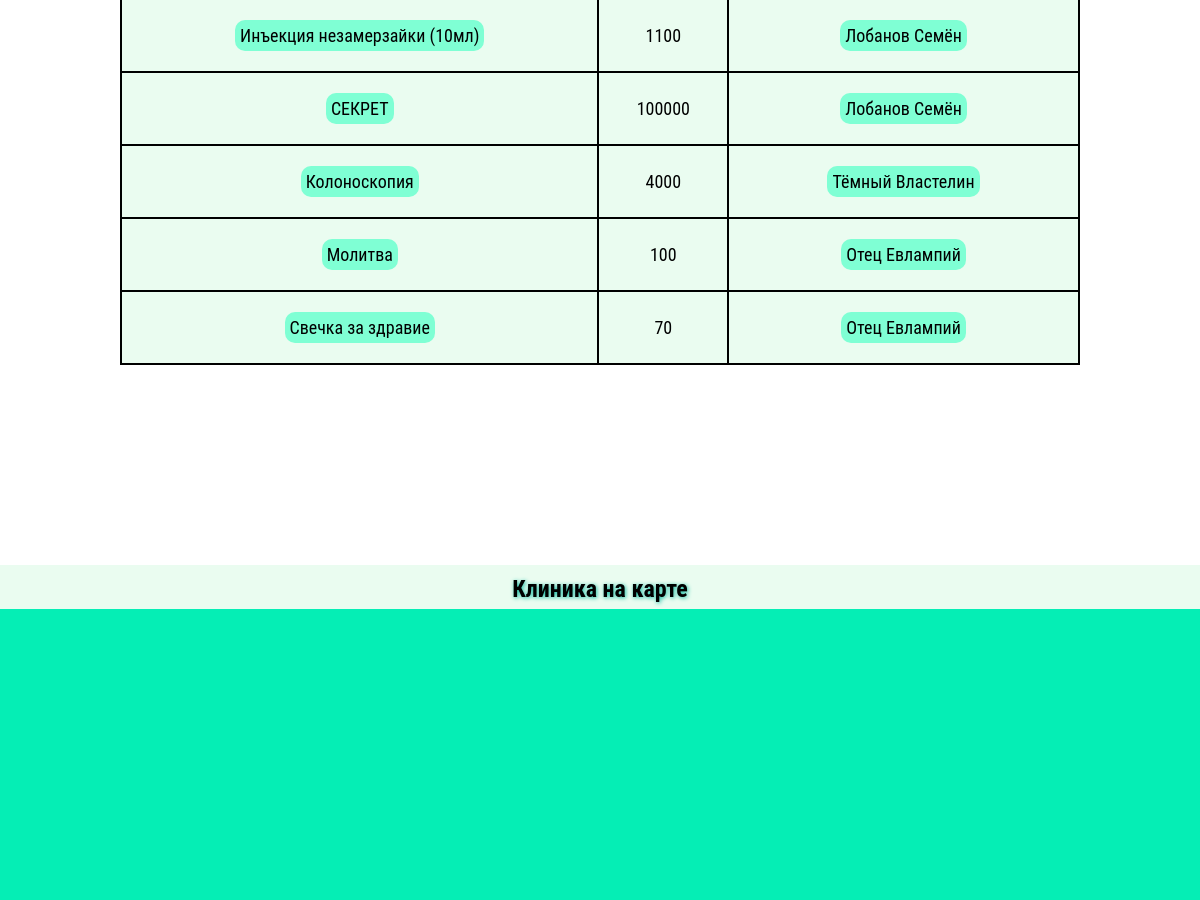
The app's page /услуги (middle part), older data.
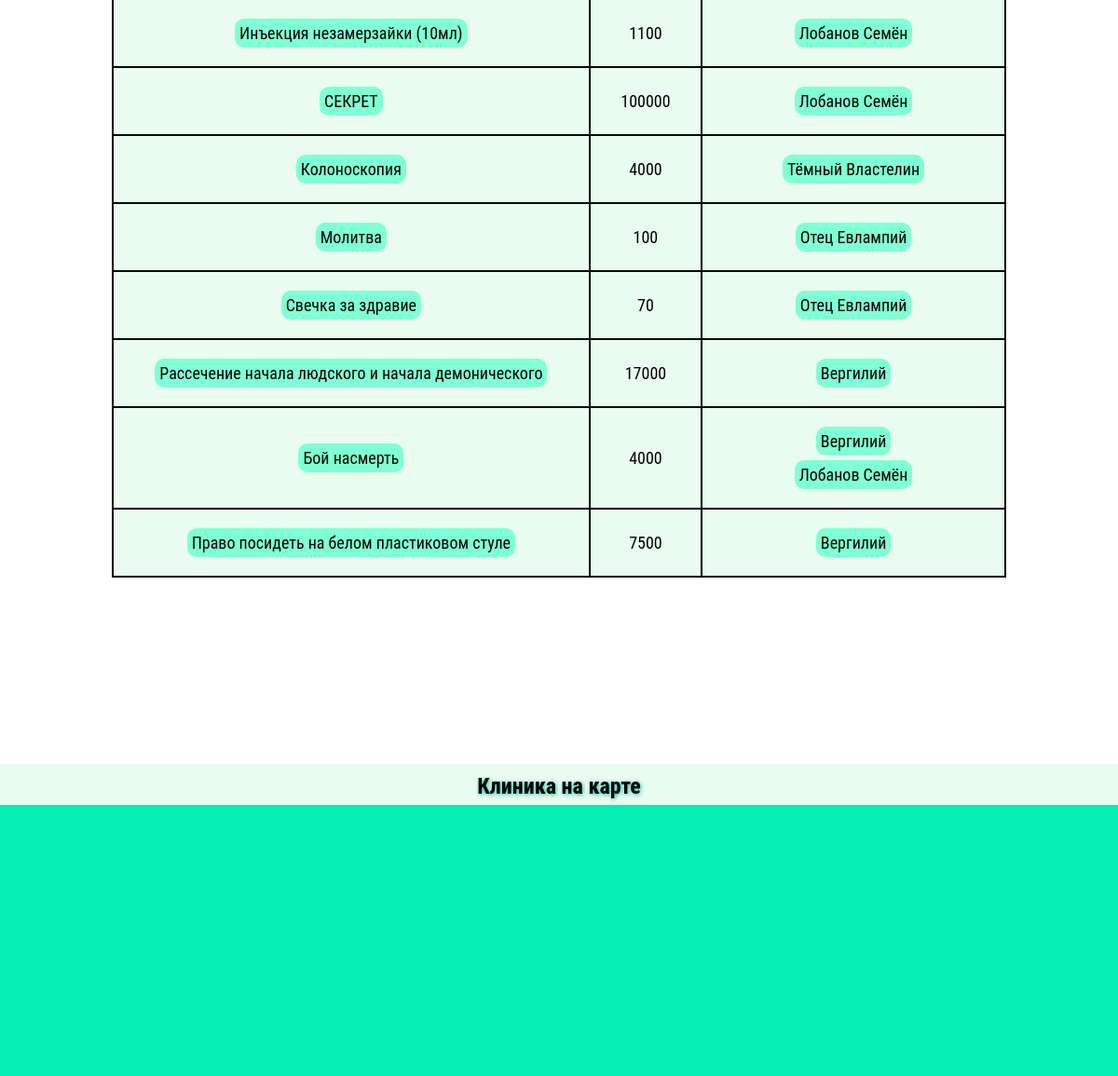
The same page, newer data.
### main/models.py (models this page shows, shortened)
class Service(models.Model):
    name = models.CharField('Название процедуры', max_length=300)
    price = models.IntegerField('Цена, руб.')
    slug = models.SlugField('Ссылка, которая будет вести к услуге. Это поле заполняется само, не нужно его трогать. Вписав сюда что-то, вы ничего не испортите, но и лучше от этого не станет.', blank=True, allow_unicode=True)
    def get_absolute_url(self):
        return reverse('service', kwargs={'service_slug': self.slug})
    class Meta:
        verbose_name = 'Услуга'
        verbose_name_plural = 'Услуги'

class Doctor(models.Model):
    name = models.CharField('Фамилия, имя и отчество врача', max_length=150, unique=True)
    picture = models.FileField('Фото врача', upload_to='doctors_pictures/%Y/%m/%d')
    speciality = models.CharField('Специализация', max_length=300)
    experience = models.CharField('Стаж работы', max_length=100)
    education = models.TextField('Образование')
    additional_qualification = models.TextField('Повышение квалификации', blank=True)
    services = models.ManyToManyField(Service, verbose_name='Услуги')
    slug = models.SlugField('Ссылка, которая будет вести к врачу. Это поле заполняется само, не нужно его трогать. Вписав сюда что-то, вы ничего не испортите, но и лучше от этого не станет.', blank=True, allow_unicode=True)
    def get_absolute_url(self):
        return reverse('doctor', kwargs={'name_slug': self.slug})
    class Meta:
        verbose_name = 'Врач'
        verbose_name_plural = 'Врачи'

### main/templatetags/main_tags.py (called while the page is built)
@register.inclusion_tag('main/carousel-ul.html')
def get_carousel_list():
    images = CarouselPicture.objects.all()
    slides_dict = {}
    inactive_list_items = []
    for index in range(len(images)):
        if index == 0:
            slides_dict['active_slide'] = images[index]
        else:
            inactive_list_items.append(images[index])
    slides_dict['inactive_slides'] = inactive_list_items
    return {'slides_dict': slides_dict}

### main/views.py (called while the page is built, shortened)
def services(request):
    error = ''
    form = CallRequestForm()
    our_services = Service.objects.all()
    context = {
        'title': 'ЭМР - услуги',
        'services': our_services,
        'yandex_map_apikey': config('YANDEX_MAP_APIKEY'),
        'form': form,
        'error': error
    }
    return render(request, 'main/services.html', context=context)

### main/templates/main/services.html (shortened to what this page needs)
{% extends 'main/base.html' %}
{% block content %}
    {% if services %}
        <table class="services-table">
            {% for service in services %}
                <tr>
                <td class="services-td"><div class="table-button-mobile"><p><a class="services-table-link" href="{{ service.get_absolute_url }}">{{ service.name }}</a></p></div></td>
                <td class="services-td"><p>{{ service.price }}</p></td>
                <td class="services-td"><ul style="list-style: none">
                {% for doctor in service.doctor_set.all %}
                    <li class="list-item-mobile"><div class="table-button-mobile"><p><a class="services-table-link" href="{{ doctor.get_absolute_url }}">{{ doctor.name }}</a></p></div></li>
                {% endfor %}</ul></td></tr>
            {% endfor %}
        </table>
    {% else %}
        <p>Услуги временно не оказываются</p>
    {% endif %}
{% endblock %}

Row changes from the older to the newer data that the page shows:
added Service: name "Рассечение начала людского и начала демонического", price "17000"
added Doctor: name "Вергилий"
added Service: name "Бой насмерть", price "4000", Doctor (name "Лобанов Семён")
added Service: name "Право посидеть на белом пластиковом стуле", price "7500"
